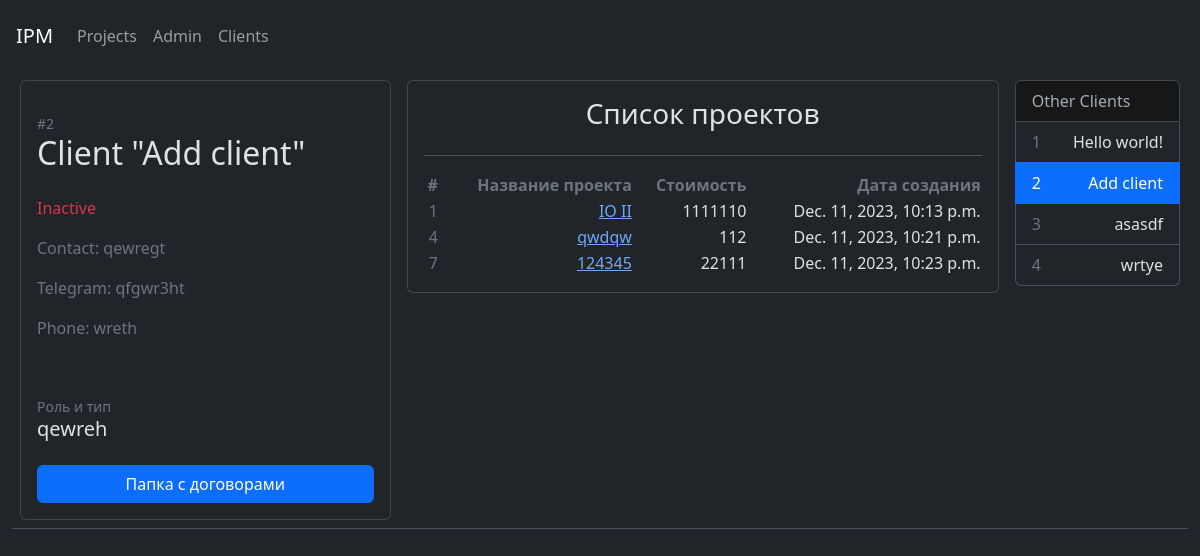
/clients/2, run on an earlier commit of the app's database.
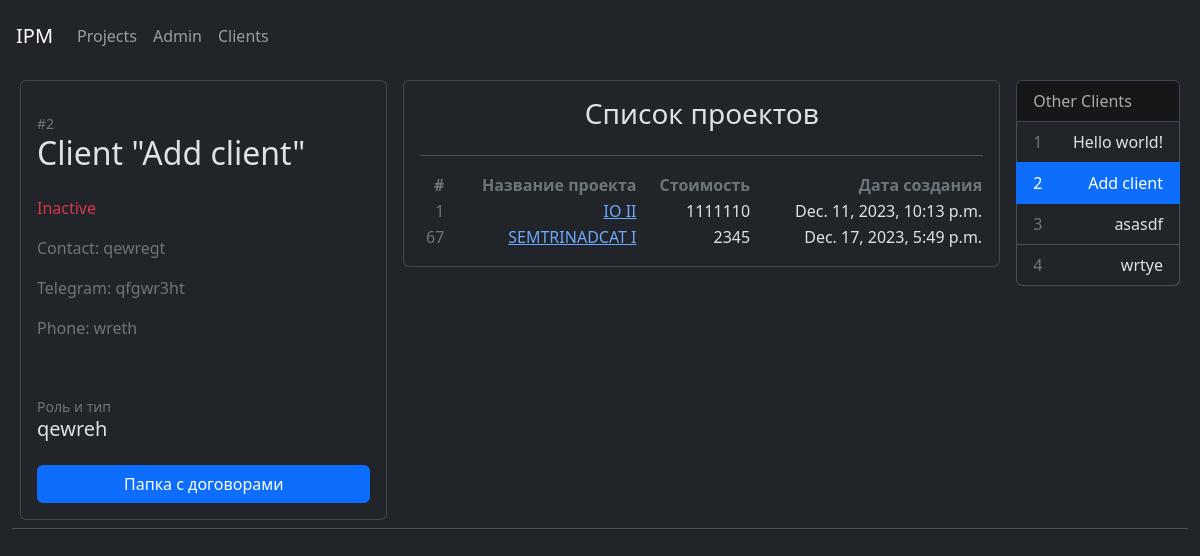
And on a later commit of the database.
### ipmalpha/models.py (models this page shows, shortened)
class Project(models.Model):
    project_name = models.CharField(max_length=512, unique = True)
    project_created = models.DateTimeField(null=True, default=timezone.now)
    project_finished = models.DateTimeField(null=True)
    project_status = models.ForeignKey(Status, on_delete=models.PROTECT, null=True, default="Draft")
    project_client = models.ForeignKey(Client, on_delete=models.PROTECT, null=True, related_name='project')
    project_product = models.CharField(max_length=512)
    project_sum = models.IntegerField(default=0)
    def get_absolute_url(self):
        return reverse("project_detail", kwargs={'pk': self.pk})
    class Meta:
        ordering = ["pk"]
        verbose_name = "project"
        verbose_name_plural = "projects"
    pass

### ipmclients/models.py (models this page shows, shortened)
class Client(models.Model):
    client_name = models.CharField(max_length=512, unique = True)
    client_contact = models.CharField(max_length=512, null=True)
    client_telegram = models.CharField(max_length=64, null=True)
    client_phone = models.CharField(max_length=11, null=True)
    client_roletype = models.CharField(max_length=512, null=True)
    client_agreements = models.CharField(max_length=1024, null=True)
    client_active = models.BooleanField(default=True)
    def get_absolute_url(self):
        return reverse("client_detail", kwargs={'pk': self.pk})
    class Meta:
        ordering = ["id"]
        verbose_name = "client"
        verbose_name_plural = "clients"
    pass

### ipmclients/views.py (the view)
# urls.py: path("clients/<slug:pk>", ClientDetailView.as_view(), name="client_detail"),
class ClientDetailView(DetailView):
    model = Client
    template_name = "client_detail.html"
    def get_context_data(self, **kwargs):
        context = super(ClientDetailView, self).get_context_data(**kwargs)
        context['clientsall'] = Client.objects.all()
        return context

### templates/client_detail.html (shortened to what the changed rows need)
{% extends 'main/layout.html' %}
{% block content %}
<div class="col-12">
            <table class="table" style="border-width: 0px">
                <tr>
                    <td>
                        <div class="card p-3">
                            <span class="text-secondary pt-3" style="font-size: 14px">#{{ object.id }}</span>
                            <h2 class=" pb-3" style=""> Client "{{object.client_name}}" </h2>
                                {% if client.client_active == true %}
                                <p class="text-primary" style=""> Active</p>
                                {% else %}
                                <p class="text-danger" style=""> Inactive</p>
                                {% endif %}
                                <p class="text-secondary" style=""> Contact: {{object.client_contact}}</p>
                                <p class="text-secondary" style=""> Telegram: {{object.client_telegram}}</p>
                                <p class="text-secondary" style=""> Phone: {{object.client_phone}}</p>
                            <br/>
                            <span class="text-secondary pt-3 " style="font-size: 14px">Роль и тип</span>
                            <h5 class=" pb-3" style=""> {{object.client_roletype}} </h5>
                            <a class=
                            {% if object.client_agreements %}
                            "btn btn-primary"
                            {% else %}
                            "btn btn-secondary"
                            {% endif %}
                            href="{{object.client_agreements}}" target="_blank"> Папка с договорами</a>
                        </div>
                    </td>
                    <td>
                        <div class="card p-3">
                            <table>
                                <tr align="right">
                                    <th scope="col" class="text-secondary"> #
                                    </th>
                                    <th scope="col" class="text-secondary"> Название проекта
                                    </th>
                                    <th scope="col" class="text-secondary"> Стоимость
                                    </th>
                                    <th scope="col" class="text-secondary"> Дата создания
                                    </th>
                                </tr>
                                {% if client.project.all %}
                                {% for project in client.project.all %}
                                    <tr align="right">
                                        <td class="text-secondary"> {{ project.id }}
                                        </td>
                                        <td> <a href="{{project.get_absolute_url}}">{{ project.project_name }}</a>
                                        </td>
                                        <td> {{ project.project_sum }}
                                        </td>
                                        <td> {{ project.project_created }}
                                        </td>
                                    </tr>
                                    {% endfor %}
                                {% endif %}
                            </table>
                        </div>
                    </td>
                    <td>
                        <ul class="list-group">
                        {% for client in clientsall %}
                                {% if client.id == object.id %}
                            <a href="{{client.get_absolute_url}}" class="list-group-item list-group-item-action active d-flex justify-content-between align-items-center">
                                <span class="text">{{client.id}}</span> <span>{{client.client_name}}</span>
                                {% else %}
                            <a href="{{client.get_absolute_url}}" class="list-group-item list-group-item-action d-flex justify-content-between align-items-center">
                                <span class="text-secondary">{{client.id}}</span> <span>{{client.client_name}}</span>
                                {% endif %}
                            </a>
                        {% endfor %}
                    </ul>
                    </td>
                </tr>
            </table>
        </div>
    </div>
{% endblock %}

What changed in the data, as far as the page shows it:
removed Project: id "4", project_name "qwdqw", project_sum "112", project_created "Dec. 11, 2023, 10:21 p.m."
removed Project: id "7", project_name "124345", project_sum "22111", project_created "Dec. 11, 2023, 10:23 p.m."
added Project: id "67", project_name "SEMTRINADCAT I", project_sum "2345", project_created "Dec. 17, 2023, 5:49 p.m."
